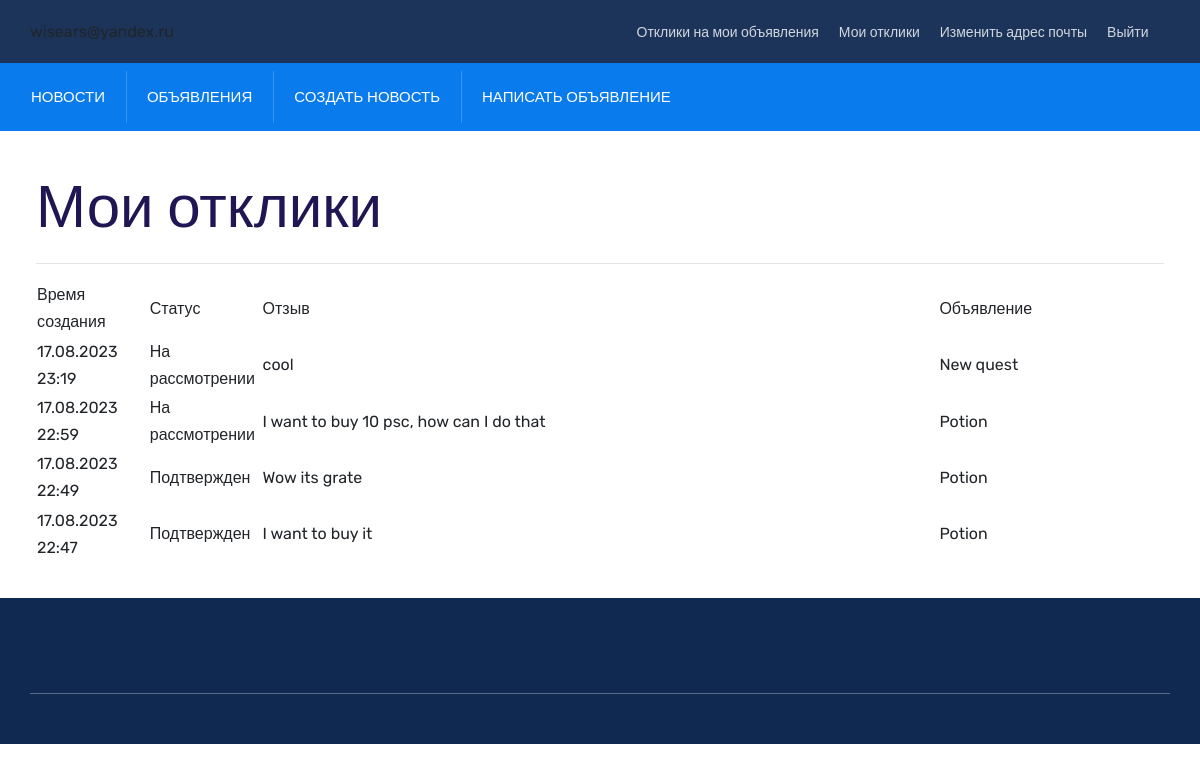
The app's page /board/reply (signed in) with its own data.
### board/models.py (models this page shows, shortened)
class Reply(models.Model):
    user_id = models.ForeignKey(auth.get_user_model(),
                                on_delete=models.CASCADE)
    ad_id = models.ForeignKey(Ad, on_delete=models.CASCADE)
    reply = models.TextField(default='', verbose_name='Отклик')
    creation_time = models.DateTimeField(auto_now_add=True)
    is_approved = models.BooleanField(default=False)
    class Meta:
        verbose_name = 'Отклик'
        verbose_name_plural = 'Отклики'

class Ad(models.Model):
    user_id = models.ForeignKey(auth.get_user_model(),
                                on_delete=models.CASCADE)
    category_id = models.ForeignKey(Category, on_delete=models.CASCADE,
                                    verbose_name='Категория')
    header = models.CharField(max_length=255, verbose_name='Заголовок')
    ad = RichTextUploadingField(default='', verbose_name='Объявление')
    creation_time = models.DateTimeField(auto_now_add=True)
    class Meta:
        verbose_name = 'Объявление'
        verbose_name_plural = 'Объявления'

### board/views.py (the view)
# urls.py: path('reply', ReplyList.as_view(), name='reply_list_view'),
class ReplyList(LoginRequiredMixin, ListView):
    template_name = 'reply_list.html'
    context_object_name = 'reply_list'
    paginate_by = 30
    def get_queryset(self):
        queryset = Reply.objects.\
            filter(user_id=self.request.user).order_by('-creation_time')
        return queryset

### board/models.py (called while the page is built)
def return_user_email(user):
    return user.email

### templates/reply_list.html (shortened to what this page needs)
{% extends 'flatpages/default.html' %}
{% load url_filters %}
{% block body %}
    <h1>Мои отклики</h1>
    <hr>
    {% if page_obj %}
        <table style='width: 100%'>
            <thead>
                <tr>
                    <td style='width: 10%'>
                        Время создания
                    </td>
                    <td style='width: 10%'>
                        Статус
                    </td>
                    <td style='width: 60%'>
                        Отзыв
                    </td>
                    <td style='width: 20%'>
                        Объявление
                    </td>
                </tr>
            </thead>
                {% for reply in page_obj %}
                    <tr>
                        <td>
                            {{ reply.creation_time|date:'d.m.Y G:i' }}
                        </td>
                        <td>
                            {{ reply.is_approved|yesno:'Подтвержден,На рассмотрении'}}
                        </td>
                        <td>
                            {{ reply.reply }}
                        </td>
                        <td>
                            <a href="{% url 'ad_detail_view' reply.ad_id.id %}">{{ reply.ad_id.header }}</a>
                        </td>
                    </tr>
                {% endfor %}
        </table>
    {% else %}
        <h2>Нет откликов!</h2>
    {% endif %}
{% endblock body %}

### static/assets/css/style.css (style rules this page uses)
:root { --main-color: #097bed; --heading-color: #201654; --paragraph-color: #565872; --search-bg-color: #086ed5; --heading-font: "Rubik", sans-serif; --body-font: "Rubik", sans-serif; --body-font-size: 16px; --line-height30: 1.7; }
html { -webkit-text-size-adjust: 100%; -ms-text-size-adjust: 100%; overflow-x: hidden; font-family: var(--body-font); }
* { box-sizing: border-box; outline: none; -moz-osx-font-smoothing: grayscale; -webkit-font-smoothing: antialiased; }
body { margin: 0; font-family: var(--body-font); line-height: var(--line-height30); font-size: var(--body-font-size); }
h1 { font-size: 60px; line-height: 1.3333333333; }
h1, h2, h3, h4, h5, h6 { color: var(--heading-color); font-family: var(--heading-font); font-weight: 500; }
a { color: inherit; text-decoration: none; transition: 0.4s; }
a, a:hover, a:focus, a:active { text-decoration: none; outline: none; color: inherit; }

### records on screen
Reply: creation_time "17.08.2023 23:19", is_approved "На рассмотрении", reply "cool", ad_id.header "New quest"
Reply: creation_time "17.08.2023 22:59", is_approved "На рассмотрении", reply "I want to buy 10 psc, how can I do that", ad_id.header "Potion"
Reply: creation_time "17.08.2023 22:49", is_approved "Подтвержден", reply "Wow its grate", ad_id.header "Potion"
Reply: creation_time "17.08.2023 22:47", is_approved "Подтвержден", reply "I want to buy it", ad_id.header "Potion"
